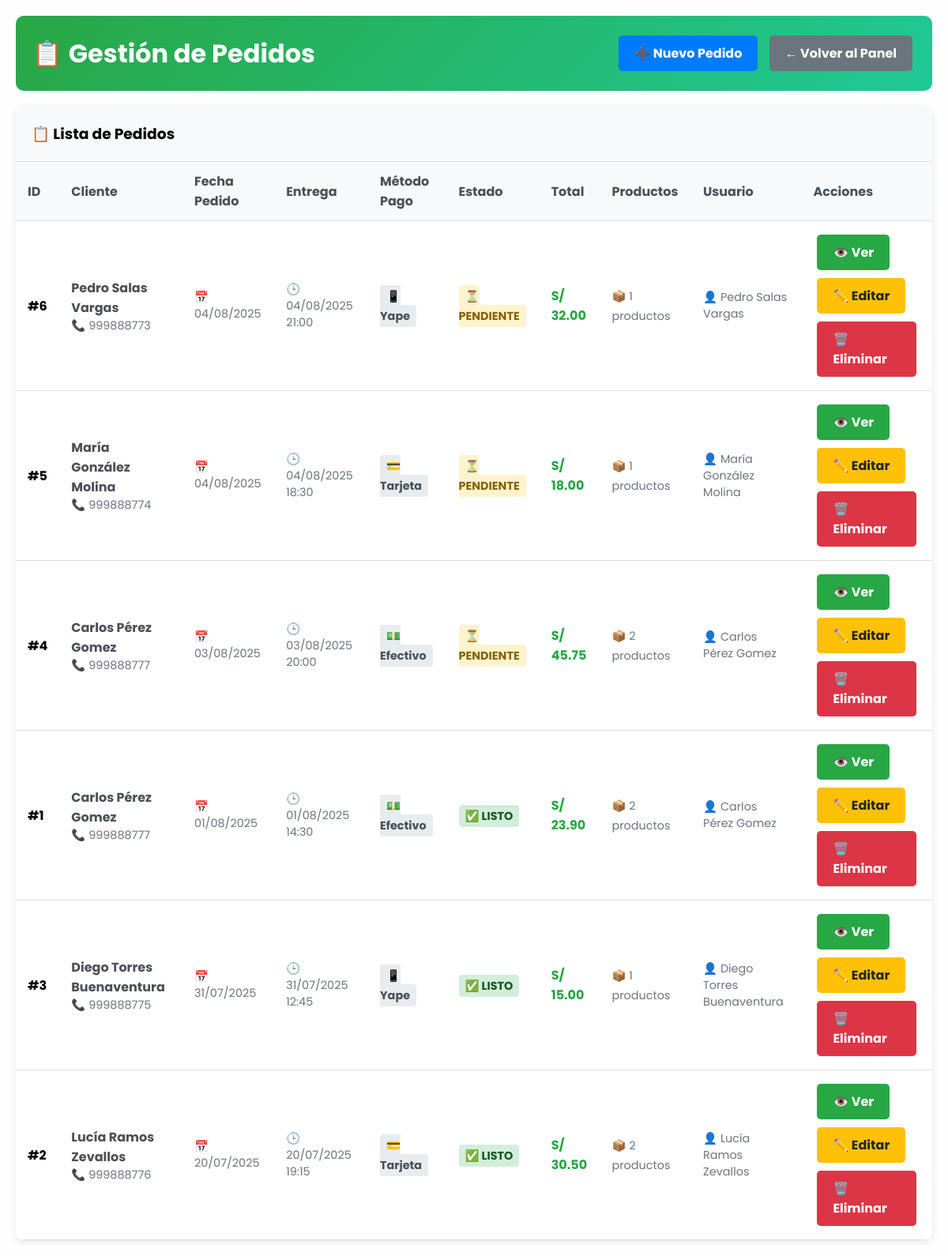
Page /admin/pedidos/index.php (signed in) on the committed database.
### tables this page shows
CREATE TABLE IF NOT EXISTS `pedido` (
  `ID_PEDIDO` INT NOT NULL AUTO_INCREMENT,
  `METODO_PAGO` ENUM('EFECTIVO', 'TARJETA', 'YAPE') NOT NULL DEFAULT 'EFECTIVO',
  `FECHA_PEDIDO` DATE NOT NULL,
  `TOTAL` DECIMAL(10,2) NOT NULL DEFAULT 0,
  `ID_CLIENTE` INT NOT NULL,
  `ESTADO` ENUM('PENDIENTE', 'LISTO', 'CANCELADO') NOT NULL DEFAULT 'PENDIENTE',
  `OBSERVACIONES` TEXT NULL,
  `FECHA_ENTREGA` DATETIME NOT NULL,
  `FECHA_CREACION` TIMESTAMP NOT NULL,
  `FECHA_ACTUALIZACION` TIMESTAMP NULL,
  `ID_USUARIO` INT NOT NULL,
  PRIMARY KEY (`ID_PEDIDO`),
  INDEX `fk_pedido_cliente1_idx` (`ID_CLIENTE` ASC) VISIBLE,
  INDEX `fk_pedido_usuario1_idx` (`ID_USUARIO` ASC) VISIBLE,
  CONSTRAINT `fk_pedido_cliente1`
    FOREIGN KEY (`ID_CLIENTE`)
    REFERENCES `cliente` (`ID_CLIENTE`)
    ON DELETE NO ACTION
    ON UPDATE NO ACTION,
  CONSTRAINT `fk_pedido_usuario1`
    FOREIGN KEY (`ID_USUARIO`)
    REFERENCES `usuario` (`ID_USUARIO`)
    ON DELETE NO ACTION
    ON UPDATE NO ACTION);

CREATE TABLE IF NOT EXISTS `cliente` (
  `ID_CLIENTE` INT NOT NULL AUTO_INCREMENT,
  `NOMBRE` VARCHAR(45) NULL,
  `APELLIDOS` VARCHAR(45) NULL,
  `CORREO` VARCHAR(45) NULL,
  `TELEFONO` VARCHAR(45) NULL,
  `DIRECCION` VARCHAR(45) NULL,
  PRIMARY KEY (`ID_CLIENTE`));

CREATE TABLE IF NOT EXISTS `usuario` (
  `ID_USUARIO` INT NOT NULL AUTO_INCREMENT,
  `NOMBRES` VARCHAR(100) NOT NULL,
  `APELLIDOS` VARCHAR(100) NOT NULL,
  `CORREO` VARCHAR(100) NOT NULL,
  `CLAVE` VARCHAR(255) NOT NULL,
  `ROL` ENUM('ADMINISTRADOR', 'GERENTE', 'ASISTENTE') NOT NULL,
  `ACTIVO` TINYINT NOT NULL DEFAULT 1,
  PRIMARY KEY (`ID_USUARIO`));

### admin/pedidos/index.php (the view, shortened to what this page needs)
<?php
$conexion = getConnection();
$query = "SELECT
            p.ID_PEDIDO,
            p.METODO_PAGO,
            p.FECHA_PEDIDO,
            p.TOTAL,
            p.ESTADO,
            p.FECHA_ENTREGA,
            p.OBSERVACIONES,
            c.NOMBRE as CLIENTE_NOMBRE,
            c.APELLIDOS as CLIENTE_APELLIDOS,
            c.TELEFONO as CLIENTE_TELEFONO,
            u.NOMBRES as USUARIO_NOMBRES,
            u.APELLIDOS as USUARIO_APELLIDOS,
            (SELECT COUNT(*) FROM pedido_detalle pd WHERE pd.ID_PEDIDO = p.ID_PEDIDO) as TOTAL_PRODUCTOS
          FROM pedido p
          INNER JOIN cliente c ON p.ID_CLIENTE = c.ID_CLIENTE
          INNER JOIN usuario u ON p.ID_USUARIO = u.ID_USUARIO
          ORDER BY p.FECHA_PEDIDO DESC, p.ID_PEDIDO DESC";
$result = $conexion->query($query);
?>
<!DOCTYPE html>
<html lang="es">
<head>
    <link rel="stylesheet" href="../../style.css">
</head>
<body>
    <div class="admin-container">
        <div class="admin-header">
            <h1>📋 Gestión de Pedidos</h1>
            <div>
                <a href="registrar.php" class="btn btn-primary">➕ Nuevo Pedido</a>
                <a href="../../plataforma.php" class="btn btn-secondary">← Volver al Panel</a>
            </div>
        </div>
        <div class="table-container">
            <h3 style="padding: 20px; margin: 0; background: #f8f9fa; border-bottom: 1px solid #ddd;">
                📋 Lista de Pedidos
            </h3>
            <table>
                <thead>
                    <tr>
                        <th>ID</th>
                        <th>Cliente</th>
                        <th>Fecha Pedido</th>
                        <th>Entrega</th>
                        <th>Método Pago</th>
                        <th>Estado</th>
                        <th>Total</th>
                        <th>Productos</th>
                        <th>Usuario</th>
                        <th>Acciones</th>
                    </tr>
                </thead>
                <tbody>
                    <?php if ($result->num_rows > 0): ?>
                        <?php while ($pedido = $result->fetch_assoc()): ?>
                            <tr>
                                <td><strong>#<?php echo $pedido['ID_PEDIDO']; ?></strong></td>
                                <td>
                                    <div class="cliente-info">
                                        <?php echo htmlspecialchars($pedido['CLIENTE_NOMBRE'] . ' ' . $pedido['CLIENTE_APELLIDOS']); ?>
                                    </div>
                                    <div class="fecha-info">
                                        📞 <?php echo htmlspecialchars($pedido['CLIENTE_TELEFONO']); ?>
                                    </div>
                                </td>
                                <td>
                                    <div class="fecha-info">
                                        📅 <?php echo date('d/m/Y', strtotime($pedido['FECHA_PEDIDO'])); ?>
                                    </div>
                                </td>
                                <td>
                                    <div class="fecha-info">
                                        🕒 <?php echo date('d/m/Y H:i', strtotime($pedido['FECHA_ENTREGA'])); ?>
                                    </div>
                                </td>
                                <td>
                                    <span class="metodo-pago">
                                        <?php
                                        switch($pedido['METODO_PAGO']) {
                                            case 'EFECTIVO': echo '💵 Efectivo'; break;
                                            case 'TARJETA': echo '💳 Tarjeta'; break;
                                            case 'YAPE': echo '📱 Yape'; break;
                                        }
                                        ?>
                                    </span>
                                </td>
                                <td>
                                    <?php
                                    $estado_class = '';
                                    $estado_icon = '';
                                    switch($pedido['ESTADO']) {
                                        case 'PENDIENTE':
                                            $estado_class = 'estado-pendiente';
                                            $estado_icon = '⏳';
                                            break;
                                        case 'LISTO':
                                            $estado_class = 'estado-listo';
                                            $estado_icon = '✅';
                                            break;
                                    }
                                    ?>
                                    <span class="<?php echo $estado_class; ?>">
                                        <?php echo $estado_icon . ' ' . $pedido['ESTADO']; ?>
                                    </span>
                                </td>
                                <td>
                                    <span class="total-pedido">
                                        S/ <?php echo number_format($pedido['TOTAL'], 2); ?>
                                    </span>
                                </td>
                                <td>
                                    <span class="fecha-info">
                                        📦 <?php echo $pedido['TOTAL_PRODUCTOS']; ?> productos
                                    </span>
                                </td>
                                <td>
                                    <div class="fecha-info">
                                        👤 <?php echo htmlspecialchars($pedido['USUARIO_NOMBRES'] . ' ' . $pedido['USUARIO_APELLIDOS']); ?>
                                    </div>
                                </td>
                                <td>
                                    <a href="visualizar.php?id=<?php echo $pedido['ID_PEDIDO']; ?>" class="btn btn-success">👁️ Ver</a>
                                    <a href="editar.php?id=<?php echo $pedido['ID_PEDIDO']; ?>" class="btn btn-warning">✏️ Editar</a>
                                    <a href="index.php?action=eliminar&id=<?php echo $pedido['ID_PEDIDO']; ?>"
                                       class="btn btn-danger"
                                       onclick="return confirm('¿Estás seguro de que quieres eliminar este pedido? Esta acción no se puede deshacer.')">
                                        🗑️ Eliminar
                                    </a>
                                </td>
                            </tr>
                        <?php endwhile; ?>
                    <?php endif; ?>
                </tbody>
            </table>
        </div>
    </div>
</body>
</html>

### style.css (style rules this page uses)
* { margin: 0; padding: 0; box-sizing: border-box; text-decoration: none; list-style: none; }
html { scroll-behavior: smooth; }
body { font-family: 'poppins', sans-serif; background-color: #fefefe; }

### admin/pedidos/index.php (style rules this page uses)
.admin-container { max-width: 1400px; margin: 0 auto; padding: 20px; }
.admin-header { background: linear-gradient(135deg, #28a745, #20c997); color: white; padding: 20px; border-radius: 10px; margin-bottom: 20px; display: flex; justify-content: space-between; align-items: center; }
.btn { display: inline-block; padding: 10px 20px; margin: 5px; border: none; border-radius: 5px; text-decoration: none; font-weight: bold; cursor: pointer; transition: all 0.3s ease; }
.btn-primary { background: #007bff; color: white; }
.btn-secondary { background: #6c757d; color: white; }
.btn-warning { background: #ffc107; color: #212529; }
.btn-danger { background: #dc3545; color: white; }
.btn-success { background: #28a745; color: white; }
.table-container { background: white; border-radius: 10px; box-shadow: 0 2px 10px rgba(0,0,0,0.1); overflow: hidden; }
table { width: 100%; border-collapse: collapse; }
th, td { padding: 12px 15px; text-align: left; border-bottom: 1px solid #ddd; }
th { background: #f8f9fa; font-weight: bold; color: #495057; }
.estado-pendiente { background: #fff3cd; color: #856404; padding: 4px 8px; border-radius: 4px; font-size: 0.9em; font-weight: bold; }
.estado-listo { background: #d4edda; color: #155724; padding: 4px 8px; border-radius: 4px; font-size: 0.9em; font-weight: bold; }
.metodo-pago { background: #e9ecef; color: #495057; padding: 4px 8px; border-radius: 4px; font-size: 0.9em; font-weight: bold; }
.total-pedido { font-weight: bold; color: #28a745; }
.cliente-info { font-weight: bold; color: #495057; }
.fecha-info { color: #6c757d; font-size: 0.9em; }

### rows in the picture
pedido: ID_PEDIDO "6", ID_CLIENTE.APELLIDOS "Pedro Salas Vargas", ID_CLIENTE.TELEFONO "999888773", FECHA_PEDIDO "04/08/2025", FECHA_ENTREGA "04/08/2025 21:00", METODO_PAGO "📱 Yape", ESTADO "⏳", ESTADO "PENDIENTE", TOTAL "32.00", TOTAL_PRODUCTOS "1", ID_USUARIO.APELLIDOS "Pedro Salas Vargas"
pedido: ID_PEDIDO "5", ID_CLIENTE.APELLIDOS "María González Molina", ID_CLIENTE.TELEFONO "999888774", FECHA_PEDIDO "04/08/2025", FECHA_ENTREGA "04/08/2025 18:30", METODO_PAGO "💳 Tarjeta", ESTADO "⏳", ESTADO "PENDIENTE", TOTAL "18.00", TOTAL_PRODUCTOS "1", ID_USUARIO.APELLIDOS "María González Molina"
pedido: ID_PEDIDO "4", ID_CLIENTE.APELLIDOS "Carlos Pérez Gomez", ID_CLIENTE.TELEFONO "999888777", FECHA_PEDIDO "03/08/2025", FECHA_ENTREGA "03/08/2025 20:00", METODO_PAGO "💵 Efectivo", ESTADO "⏳", ESTADO "PENDIENTE", TOTAL "45.75", TOTAL_PRODUCTOS "2", ID_USUARIO.APELLIDOS "Carlos Pérez Gomez"
pedido: ID_PEDIDO "1", ID_CLIENTE.APELLIDOS "Carlos Pérez Gomez", ID_CLIENTE.TELEFONO "999888777", FECHA_PEDIDO "01/08/2025", FECHA_ENTREGA "01/08/2025 14:30", METODO_PAGO "💵 Efectivo", ESTADO "✅", ESTADO "LISTO", TOTAL "23.90", TOTAL_PRODUCTOS "2", ID_USUARIO.APELLIDOS "Carlos Pérez Gomez"
pedido: ID_PEDIDO "3", ID_CLIENTE.APELLIDOS "Diego Torres Buenaventura", ID_CLIENTE.TELEFONO "999888775", FECHA_PEDIDO "31/07/2025", FECHA_ENTREGA "31/07/2025 12:45", METODO_PAGO "📱 Yape", ESTADO "✅", ESTADO "LISTO", TOTAL "15.00", TOTAL_PRODUCTOS "1", ID_USUARIO.APELLIDOS "Diego Torres Buenaventura"
pedido: ID_PEDIDO "2", ID_CLIENTE.APELLIDOS "Lucía Ramos Zevallos", ID_CLIENTE.TELEFONO "999888776", FECHA_PEDIDO "20/07/2025", FECHA_ENTREGA "20/07/2025 19:15", METODO_PAGO "💳 Tarjeta", ESTADO "✅", ESTADO "LISTO", TOTAL "30.50", TOTAL_PRODUCTOS "2", ID_USUARIO.APELLIDOS "Lucía Ramos Zevallos"
